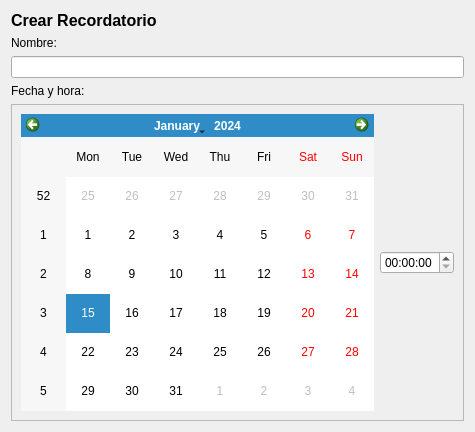
<?xml version="1.0" encoding="UTF-8"?>
<ui version="4.0">
 <class>main</class>
 <widget class="QDialog" name="main">
  <property name="geometry">
   <rect>
    <x>0</x>
    <y>0</y>
    <width>475</width>
    <height>432</height>
   </rect>
  </property>
  <property name="windowTitle">
   <string>Dialog</string>
  </property>
  <layout class="QGridLayout" name="gridLayout_2">
   <item row="0" column="0">
    <layout class="QGridLayout" name="gridLayout">
     <item row="2" column="0">
      <widget class="QLabel" name="label_2">
       <property name="text">
        <string>Nombre:</string>
       </property>
      </widget>
     </item>
     <item row="4" column="0">
      <widget class="QLabel" name="label_3">
       <property name="text">
        <string>Fecha y hora:</string>
       </property>
      </widget>
     </item>
     <item row="3" column="0">
      <widget class="QLineEdit" name="lineEdit"/>
     </item>
     <item row="1" column="0">
      <widget class="QLabel" name="label">
       <property name="font">
        <font>
         <pointsize>12</pointsize>
         <bold>true</bold>
        </font>
       </property>
       <property name="text">
        <string>Crear Recordatorio</string>
       </property>
      </widget>
     </item>
     <item row="5" column="0">
      <widget class="QFrame" name="frame">
       <property name="frameShape">
        <enum>QFrame::Shape::StyledPanel</enum>
       </property>
       <property name="frameShadow">
        <enum>QFrame::Shadow::Raised</enum>
       </property>
       <layout class="QGridLayout" name="gridLayout_3">
        <item row="0" column="0">
         <layout class="QHBoxLayout" name="horizontalLayout">
          <item>
           <widget class="QCalendarWidget" name="calendarWidget"/>
          </item>
          <item>
           <widget class="QTimeEdit" name="timeEdit"/>
          </item>
         </layout>
        </item>
       </layout>
      </widget>
     </item>
    </layout>
   </item>
  </layout>
 </widget>
 <resources/>
 <connections/>
</ui>
